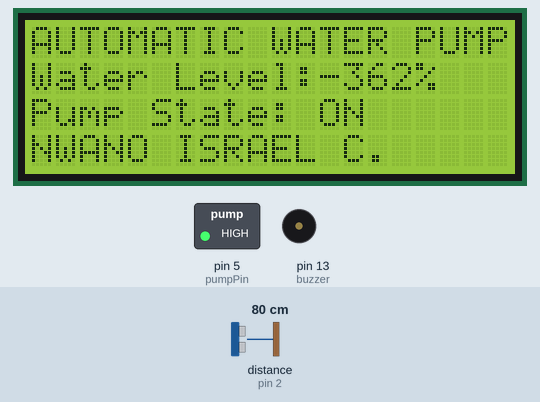
This sketch was run on a simulated Arduino Uno, built with avr-gcc and run on an emulated ATmega328P. Shown: 20×4 character LCD, switched loads named in the sketch (green lamp = pin HIGH), buzzer (waves = sounding, pin HIGH). Wiring (inferred from the names in the program): ultrasonic range finder: trigger pin 3; echo pin 2. Inputs (shaded band) come from the test bench; at power-on: distance to the obstacle (sensor on pin 2) 80 cm. The echo pulse lasts 58.3 µs per cm; pins used as bus, display or sensor lines are not drawn; what the sketch prints to the serial monitor is not drawn.

Above: at 1.25 s.
1.3 s: distance to the obstacle (sensor on pin 2) set to 7 cm
At 2.1 s:
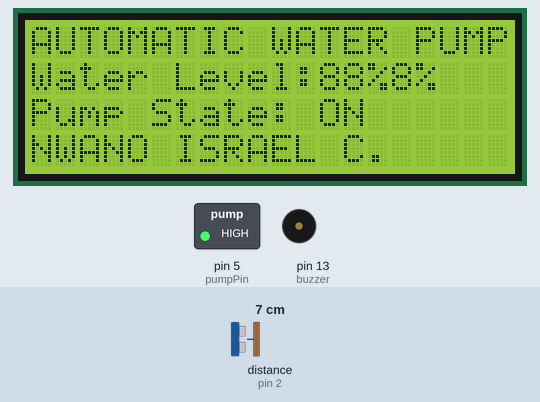
4.3 s: distance to the obstacle (sensor on pin 2) set to 4 cm
At 6.0 s:
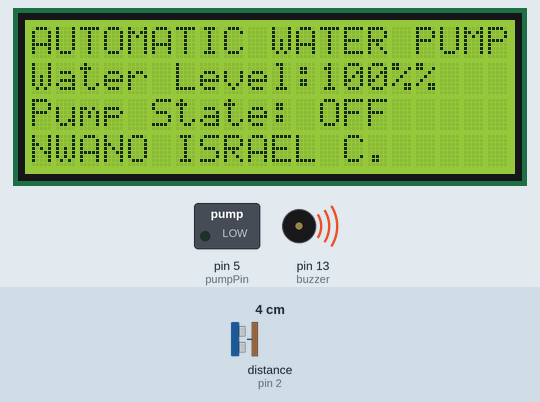
6.3 s: distance to the obstacle (sensor on pin 2) set to 299 cm
At 6.39 s:
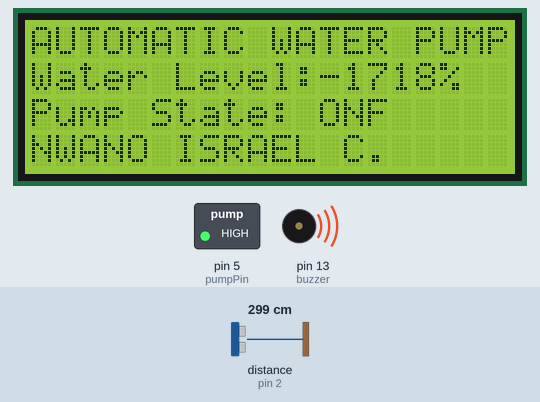
8.0 s: distance to the obstacle (sensor on pin 2) set to 96 cm
At 9.3 s:
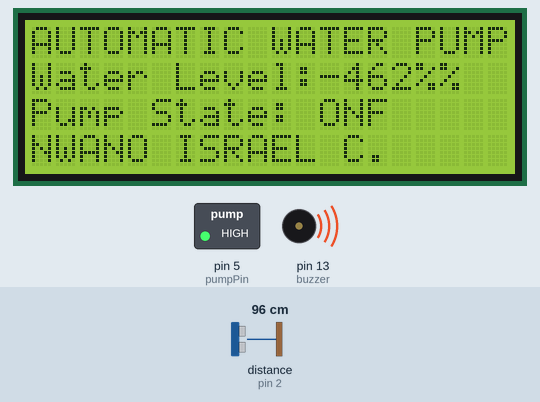
9.6 s: distance to the obstacle (sensor on pin 2) set to 15 cm
At 10.7 s:
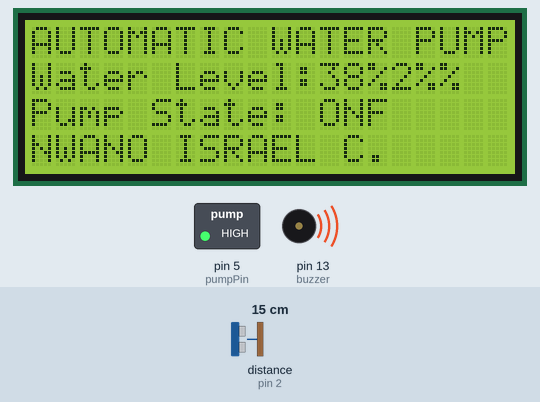
11.1 s: distance to the obstacle (sensor on pin 2) set to 11 cm
At 12.5 s:
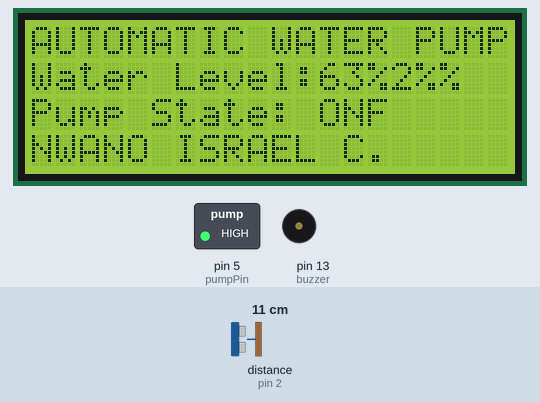
Timing chart, 0 to 14.1 s (numbered marks = the images above; inputs shaded):
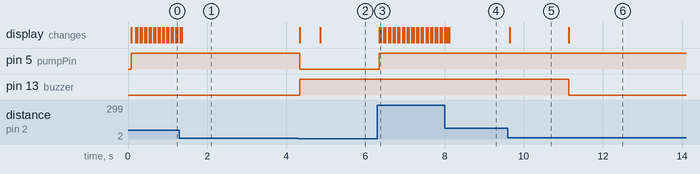

Measured:
- the behaviour switches between 6 and 5 cm on distance to the obstacle (sensor on pin 2) (found by bisection; images 1 and 2)
- the behaviour switches between 13 and 12 cm on distance to the obstacle (sensor on pin 2) (found by bisection; images 5 and 6)
- after the input at 1.3 s, the display: first differs from a run without the input after 0.06 s (image 1)
- after the input at 4.3 s, pin 5 (pumpPin): HIGH → LOW at once; pin 13 (buzzer): LOW → HIGH at once; the display: first changes at once (image 2 shows a later state)
- after the input at 6.3 s, pin 5 (pumpPin): LOW → HIGH after 0.05 s; the display: first changes after 0.05 s (image 3 shows a later state)
- after the input at 8.0 s, the display: first differs from a run without the input at once (image 4)
- after the input at 9.6 s, the display: changes after 0.05 s (image 5)
- after the input at 11.1 s, pin 13 (buzzer): HIGH → LOW at once; the display: changes at once (image 6)

The sketch:

Automatic_Water_Pump_Controller.ino
```cpp
#include <LiquidCrystal.h> //load the libraries
const int rs = 6, en = 8, d4 = 12, d5 = 11, d6 = 10, d7 = 9;
LiquidCrystal lcd(rs, en, d4, d5, d6, d7);

const int trigPin = 3;  // Trigger pin of the ultrasonic sensor
const int echoPin = 2;  // Echo pin of the ultrasonic sensor
const int pumpPin = 5;  // Relay pin to control the water pump
const int min_level = 50;
bool level_flag;
const int buzzer = 13;

void setup() {
  lcd.begin (20,4); //start the LCD based on type 20 columns * 4 rows
  Serial.begin(9600);
  pinMode(trigPin, OUTPUT);
  pinMode(echoPin, INPUT);
  pinMode(pumpPin, OUTPUT);
  pinMode(buzzer, OUTPUT);
}

void loop() {
  // Trigger ultrasonic sensor to get distance measurement
  digitalWrite(trigPin, LOW);
  delayMicroseconds(2);
  digitalWrite(trigPin, HIGH);
  delayMicroseconds(10);
  digitalWrite(trigPin, LOW);

  // Read the duration of the pulse from the echo pin
  long duration = pulseIn(echoPin, HIGH);

  // Calculate distance in centimeters
  int distance = duration * 0.034 / 2;

  // Calculate percentage based on tank height and adjust as needed
  int tankHeight = 20;  // Adjust this based on the height of your water tank
  int percentage = map(distance, 4, tankHeight, 100, 0);
  if(percentage>100){
  percentage = 100; }

  // Display the distance and percentage in the Serial monitor
  Serial.print("Distance: ");
  Serial.print(distance);
  Serial.print(" cm, Percentage: ");
  Serial.print(percentage);
  Serial.println("%");

  lcd.setCursor(0, 0);
  lcd.print("AUTOMATIC WATER PUMP CONTROLLER");
  //lcd.clear();

  lcd.setCursor(0, 1);
  lcd.print("Water Level:");
  lcd.print(percentage);
  lcd.print("%");

  lcd.setCursor(0, 2);
  lcd.print("Pump State:");

  lcd.setCursor(0, 3);
  lcd.print("NWANO ISRAEL C.");
  //lcd.print(distance);
  //lcd.print("cm");

 if(percentage <= min_level){
    level_flag = false;
    digitalWrite(pumpPin,HIGH);
    lcd.setCursor(12, 2);
    lcd.print("ON");
  }

   else if (percentage > min_level && percentage <= 99 && level_flag == false) {
//      fla = 1;
 digitalWrite(pumpPin,HIGH);
 digitalWrite(buzzer,LOW);
 lcd.setCursor(12, 2);
 lcd.print("ON");
 level_flag = false;
    }
else if (percentage > min_level && percentage <= 99 &&  level_flag == true) {
//      fla = 0;
 digitalWrite(pumpPin,LOW);
 digitalWrite(buzzer,LOW);
 lcd.setCursor(12, 2);
 lcd.print("OFF");
 lcd.clear();
      level_flag = true;
    }
    else if (percentage == 100 &&  level_flag == false) {
     level_flag = true;
      //delay(90000);
       digitalWrite(pumpPin,LOW);
       digitalWrite(buzzer,LOW);
       digitalWrite(buzzer,HIGH);
       delay(500);
//      fla = 0;
//      full();
    }
      else if (percentage == 100 &&  level_flag == true) {
     level_flag = true;
      //delay(90000);
       digitalWrite(pumpPin,LOW);
      lcd.setCursor(12, 2);
      lcd.print("OFF");

//      fla = 0;
//      full();
    }
else{level_flag = false;}


}
```
